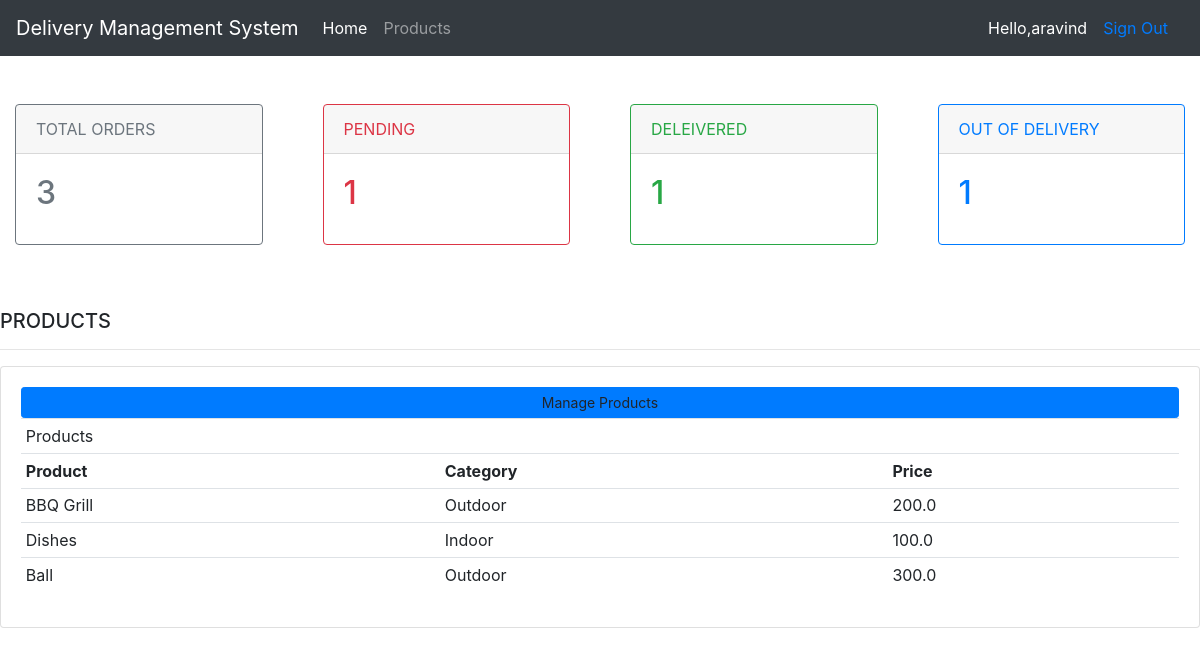
The app's page /products/ (signed in) with its own data.
### accounts/models.py (models this page shows, shortened)
class Product(models.Model):
    CATEGORY=(
        ('Indoor','Indoor'),
        ('Outdoor','Outdoor'),
        )
    name=models.CharField(max_length=200,null=True)
    price=models.FloatField(null=True)
    category=models.CharField(max_length=200,null=True,choices=CATEGORY)
    description=models.CharField(max_length=200,null=True)
    tags=models.ManyToManyField(Tag)

### accounts/decorators.py (the view)
    def wrapper_func(request,*args,**kwargs):
        group=None;
        if request.user.groups.exists():
            group=request.user.groups.all()[0].name
        if group =="customer":
            return redirect("userpage")
        elif group =="admin":
            return view_func(request,*args,**kwargs)
        else:
            return HttpResponse(group)

### accounts/views.py (called while the page is built)
@login_required(login_url='Login')
@admin_only
def Products(request):
    orders=Order.objects.all();
    customers=Customer.objects.all();
    total_orders=orders.count();
    totalorders=orders.count();
    delivered=orders.filter(status='Delivered').count();
    pending=orders.filter(status='Pending').count();
    OutofDelivery=orders.filter(status='Out of Delivery').count();
    products=Product.objects.all();
    return render(request,"accounts/products.html",{'products':products,'delivered_order':delivered,'peding_order':pending,'total_orders':totalorders,'Out_of_Delivery':OutofDelivery})

### accounts/templates/accounts/products.html
{% extends 'accounts/main.html' %}
{% block content %}
{% include 'accounts/status.html' %}
<br>
<br>
<div class="row">
    <div class="col-md-12">
        <h5>PRODUCTS</h5>
        <hr>
        <div class="card card-body">
            <a class="btn btn-primary btn-sm btn-block">Manage Products</a>
            <table class="table table-sm">
        <tr>
            <td colspan="3">Products</td>
        </tr>
        <tr>
            <th>Product</th>
            <th>Category</th>
            <th>Price</th>
        </tr>
         {% for i in products %}
            <tr>
                <td>{{i.name}}</td>
                <td>{{i.category}}</td>
                <td>{{i.price}}</td>
            </tr>
         {% endfor %}
    </table>
    {% endblock %}

### accounts/templates/accounts/navbar.html (shortened to what this page needs)
<nav class="navbar navbar-expand-lg navbar-dark bg-dark">
    <a class="navbar-brand" href="#">Delivery Management System</a>
    <div class="collapse navbar-collapse" id="navbarNav">
      <ul class="navbar-nav">
        {% if request.user.is_staff %}
        <li class="nav-item active">
          <a class="nav-link" href="{% url 'home' %}">Home <span class="sr-only">(current)</span></a>
        </li>
        <li class="nav-item">
          <a class="nav-link" href="{% url 'products' %}">Products</a>
        </li>
        {% endif %}
      </ul>
    </div>
    <span style="color: white;">Hello,{{request.user}}</span>
    <span><a class="nav-link" href="{% url 'logout' %}" >Sign Out</a></span>
  </nav>

### records on screen
Product: name "BBQ Grill", category "Outdoor", price "200.0"
Product: name "Dishes", category "Indoor", price "100.0"
Product: name "Ball", category "Outdoor", price "300.0"

### other values on screen
{{ request.user }} "aravind"
{{ total_orders }} "3"
{{ peding_order }} "1"
{{ delivered_order }} "1"
{{ Out_of_Delivery }} "1"
